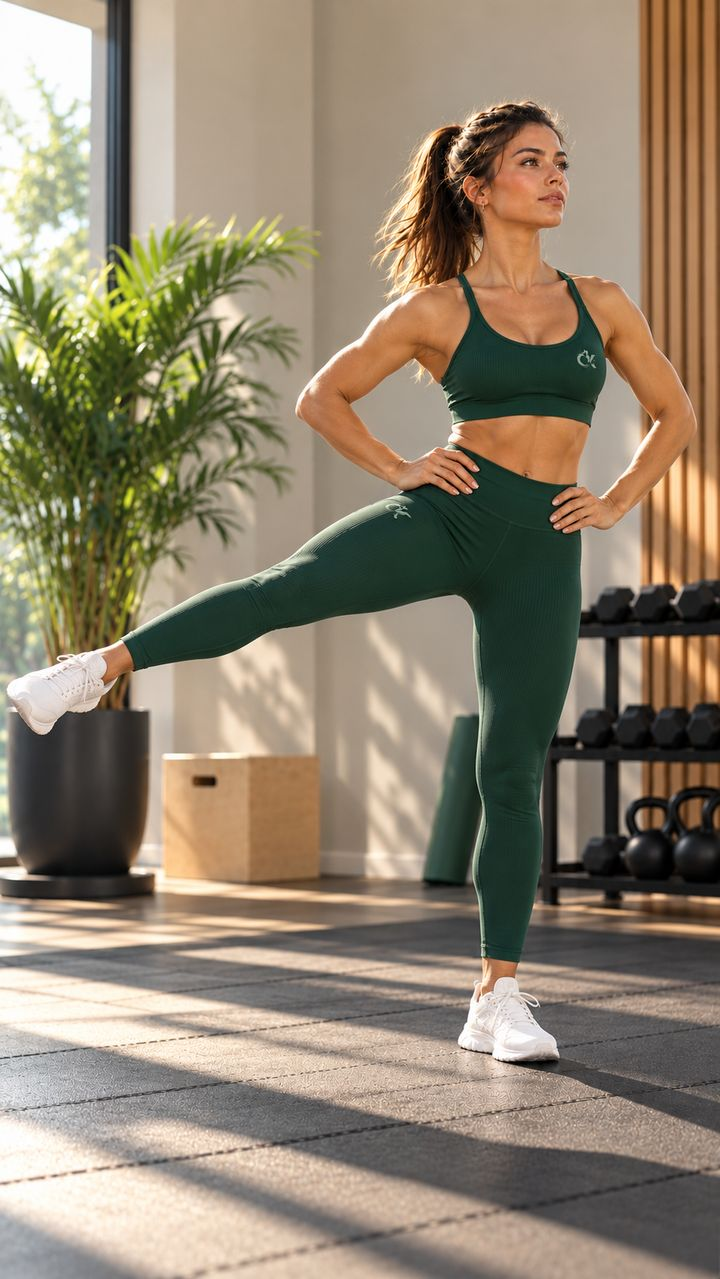
#> input picture img/ex-abdpe.jpg, 720 x 1279 px
$ python -i miniaturas.py   (imports and definitions only)
#> lines starting #> are read from the running program, lines starting #| are printed output that depends on the picture
#> further down, picture is the input picture: PIL image 720x1279 RGB; mean R, G, B 144.1, 131.1, 110.7
"""Gera miniaturas leves (pasta img/p) para listas e cartões. O recorte quadrado segue onde está a pessoa/o prato."""
import pathlib
from PIL import Image, ImageFilter, ImageOps
def energia_linhas(im):
    w, h = im.size
#> w = 720; h = 1279
    g = ImageOps.grayscale(im).resize((max(1, w // 4), max(1, h // 4))).filter(ImageFilter.FIND_EDGES)
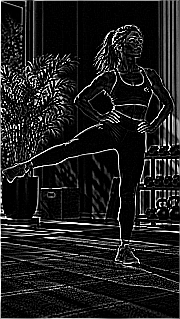
#> g: PIL image 180x319 L; min 0, max 255, mean 30.7
    gw, gh = g.size; px = g.load(); x0, x1 = int(gw * .2), int(gw * .8)
#> after `gw, gh = g.size`: gw = 180; gh = 319
#> after `x0, x1 = (int(gw * 0.2), int(gw * 0.8))`: x0 = 36; x1 = 144
    # pele/tons quentes pesam mais: ajuda a achar a pessoa
    c = im.convert("RGB").resize((gw, gh)); pc = c.load()
#> after `c = im.convert('RGB').resize((gw, gh))`:
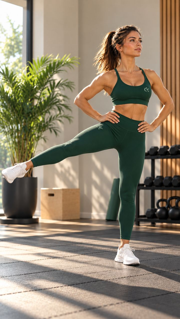
#> c: PIL image 180x319 RGB; mean R, G, B 144.1, 131.1, 110.7
    L = []
    for y in range(gh):
        s = 0
        for x in range(x0, x1):
            r, gg, b = pc[x, y]
            pele = 1.8 if (r > 95 and gg > 40 and b > 20 and r > gg and r > b and r - min(gg, b) > 15) else 1.0
            s += px[x, y] * pele
        L.append(s)
#> after the loop, L = 319 values, max 30777.2 at index 318, min 372.6 at index 9, mean 4539.5
    return L, 4
def mascara(im):
    w, h = im.size; k = 6; c = im.resize((w // k, h // k)); cw, ch = c.size; px = c.load(); x0, x1 = int(cw * .12), int(cw * .88)
    linhas = []
    for y in range(ch):
        pele = roupa = 0
        for x in range(x0, x1):
            r, g, b = px[x, y]
            if r > 120 and g > 75 and b > 55 and r > g > b and 18 < r - g < 75 and r - b > 35: pele += 1
            elif g > r + 6 and g >= b and 25 < g < 105 and r < 70: roupa += 1
        linhas.append((pele, roupa))
    return linhas, k
# enquadramento conferido a olho (0 = topo da foto, 1 = base) para fotos onde o automático erra
AJUSTE = {"ex-abdinfra": .66, "ex-abdpe": .41, "ex-flexinc": .5, "ex-mergulho": .54, "ex-panturrilha": .18, "ex-pike": .66, "ex-ponte": .5, "ex-pranchalat": .73, "ex-toqueombro": .55, "ex-wallsit": .36, "treino-abdomen": .6}
def recorte_quadrado(im, nome=""):
    w, h = im.size
    if nome in AJUSTE and h > w: y0 = int(AJUSTE[nome] * (h - w)); return im.crop((0, y0, w, y0 + w))
    if h <= w * 1.05: s = min(w, h); return im.crop(((w - s) // 2, (h - s) // 2, (w - s) // 2 + s, (h - s) // 2 + s))
    L, k = mascara(im); jan = w // k; n = len(L)
    peso = [3 * pe + ro for pe, ro in L]
    soma = lambda y: sum(peso[max(0, y):max(0, y) + jan])
    melhor, ini = -1, 0
    for y in range(0, n - jan + 1):
        v = soma(y)
        if v > melhor * 1.02: melhor, ini = v, y
    lim = max(2, (w // k) * .02)
    topo = next((y for y, (pe, ro) in enumerate(L) if pe >= lim), None)
    if topo is not None and topo < ini:
        yt = max(0, topo - int(jan * .08))
        if soma(yt) >= melhor * .72: ini = yt
    y0 = max(0, min(h - w, ini * k - int(w * .04)))
    return im.crop((0, y0, w, y0 + w))
def gera(origem, destino):
    origem, destino = pathlib.Path(origem), pathlib.Path(destino); destino.mkdir(parents=True, exist_ok=True); n = 0
    for f in sorted(origem.glob("*.jpg")):
        out = destino / f.name
        if out.exists() and out.stat().st_mtime >= f.stat().st_mtime: continue
        im = Image.open(f).convert("RGB")
        if f.name.startswith(("ex-", "treino-")): t = recorte_quadrado(im, f.stem).resize((320, 320), Image.LANCZOS)
        elif f.name.startswith("receita-"): t = im.copy(); t.thumbnail((520, 520), Image.LANCZOS)
        else: continue
        t.save(out, "JPEG", quality=78, optimize=True, progressive=False); n += 1
    return n
# [2 lines not run here, left out]

>>> from PIL import Image
>>> picture = Image.open('../img/ex-abdpe.jpg')
>>> result = energia_linhas(picture)

$ run again, on img/ex-alongquad.jpg
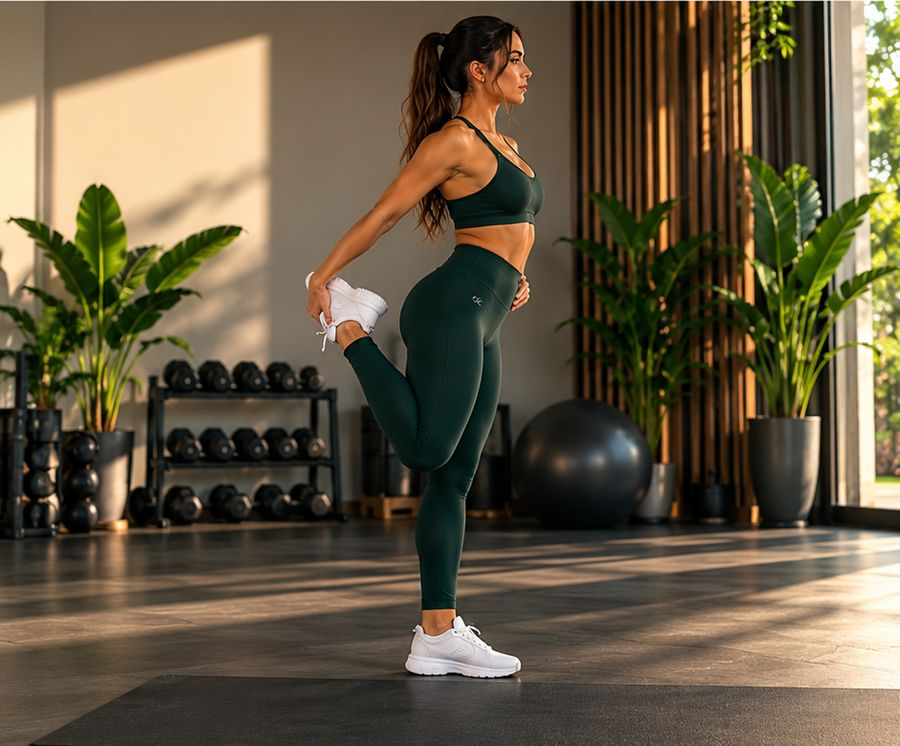
#> input picture img/ex-alongquad.jpg, 900 x 746 px
#> picture is the input picture: PIL image 900x746 RGB; mean R, G, B 100.2, 88.1, 65.6
#> in energia_linhas, `g = ImageOps.grayscale(im).resize((max(1, w // 4), max(1, h // 4))).fi..`:
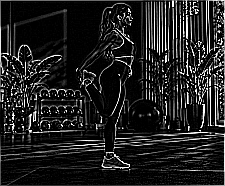
#> g: PIL image 225x186 L; min 0, max 255, mean 33
#> in energia_linhas, `c = im.convert('RGB').resize((gw, gh))`:
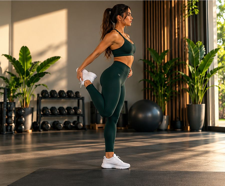
#> c: PIL image 225x186 RGB; mean R, G, B 100.1, 88, 65.6
#> after the loop in energia_linhas, `for y in range(gh):`: L = 186 values, max 22153 at index 0, min 431 at index 175, mean 5078.1

$ run again, on img/ex-bulgaro.jpg
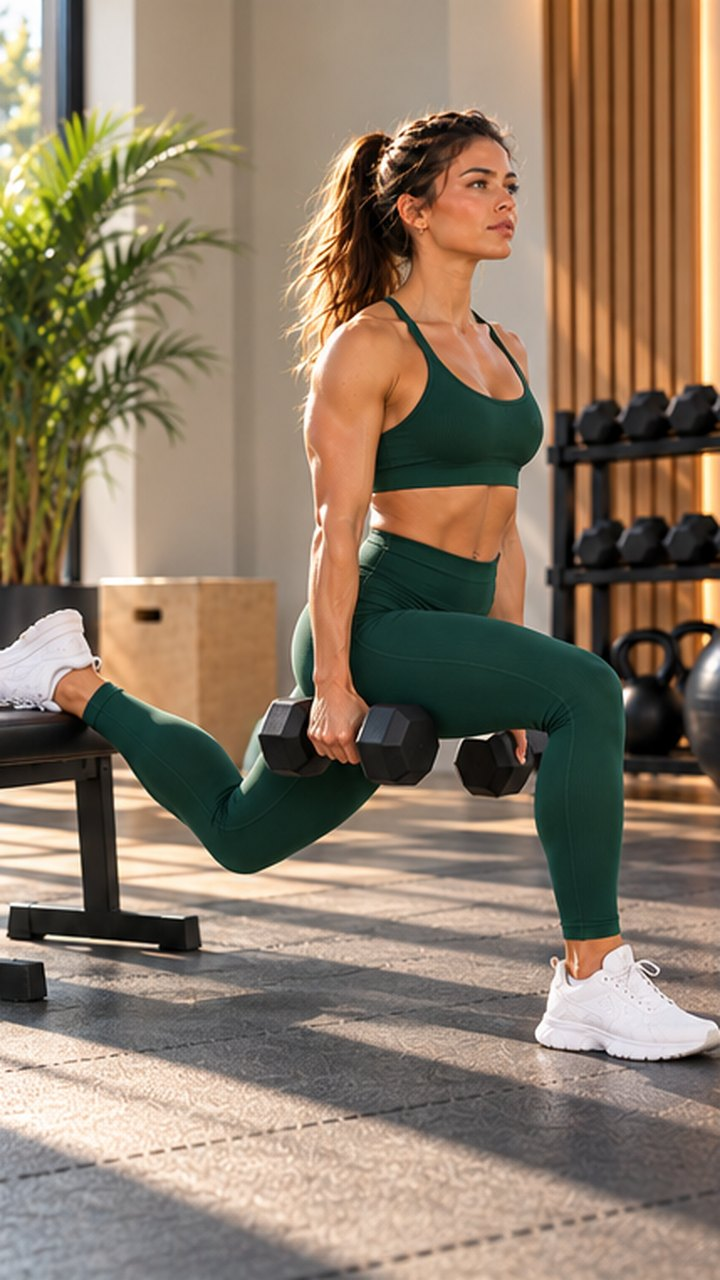
#> input picture img/ex-bulgaro.jpg, 720 x 1280 px
#> picture is the input picture: PIL image 720x1280 RGB; mean R, G, B 139.8, 122.1, 102.4
#> in energia_linhas, `g = ImageOps.grayscale(im).resize((max(1, w // 4), max(1, h // 4))).fi..`:
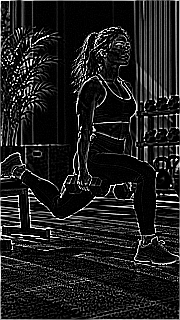
#> g: PIL image 180x320 L; min 0, max 255, mean 31.2
#> in energia_linhas, `c = im.convert('RGB').resize((gw, gh))`:
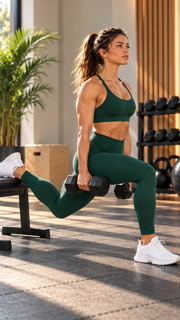
#> c: PIL image 180x320 RGB; mean R, G, B 139.8, 122.1, 102.4
#> after the loop in energia_linhas, `for y in range(gh):`: L = 320 values, max 28769.6 at index 0, min 950.4 at index 20, mean 4518.6

$ run again, on img/ex-crucifixo.jpg
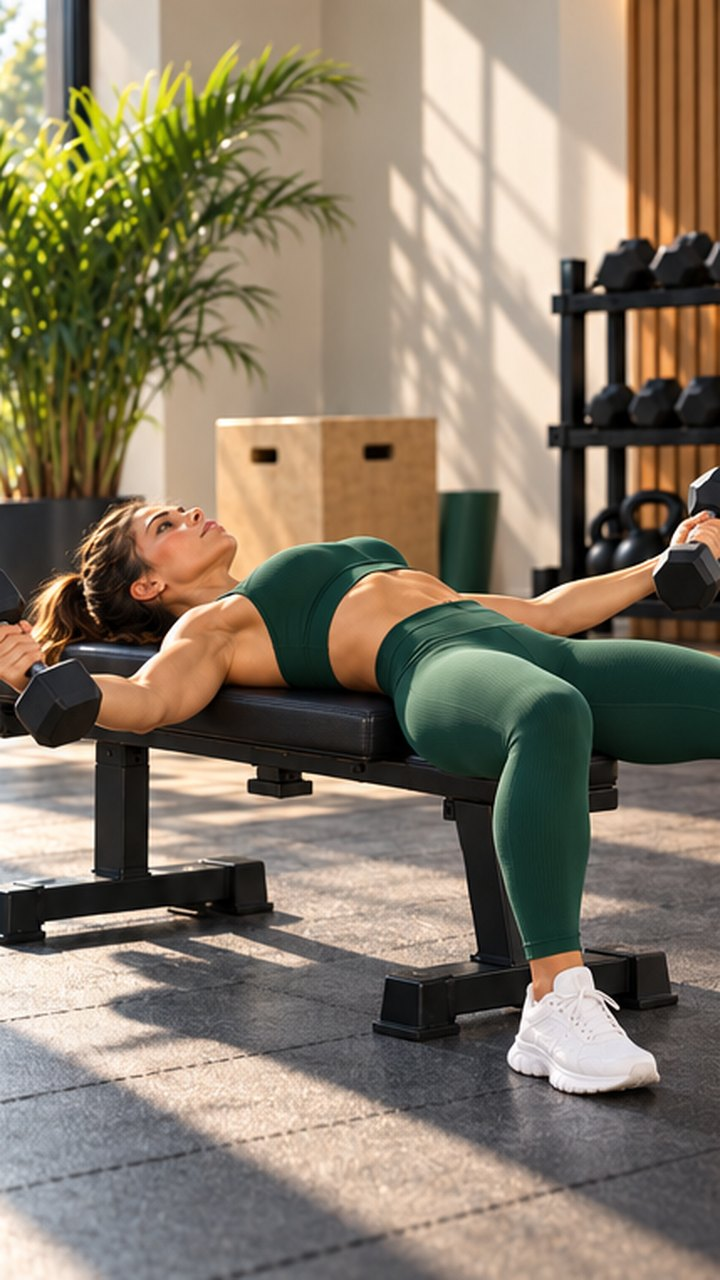
#> input picture img/ex-crucifixo.jpg, 720 x 1280 px
#> picture is the input picture: PIL image 720x1280 RGB; mean R, G, B 134.2, 122.5, 104
#> in energia_linhas, `g = ImageOps.grayscale(im).resize((max(1, w // 4), max(1, h // 4))).fi..`:
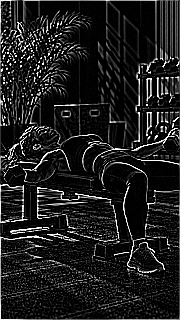
#> g: PIL image 180x320 L; min 0, max 255, mean 29.5
#> in energia_linhas, `c = im.convert('RGB').resize((gw, gh))`:
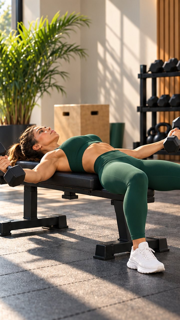
#> c: PIL image 180x320 RGB; mean R, G, B 134.2, 122.5, 104
#> after the loop in energia_linhas, `for y in range(gh):`: L = 320 values, max 30643.2 at index 0, min 782 at index 185, mean 4233.6
